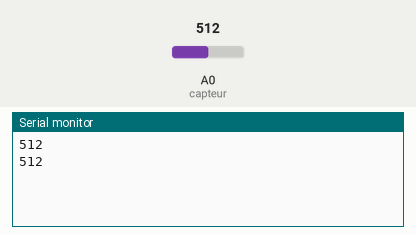
This sketch was run on a simulated Arduino Uno, built with avr-gcc and run on an emulated ATmega328P. On the bench: the last lines printed to the serial monitor. The inputs (shaded band) are chosen by the test bench; at power-on: A0 (capteur) = 512.

Above: at 1.8 s.
1.9 s: A0 (capteur) set to 716
At 2.5 s:
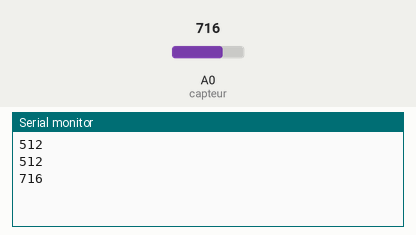
3.4 s: A0 (capteur) set to 900
At 4.8 s:
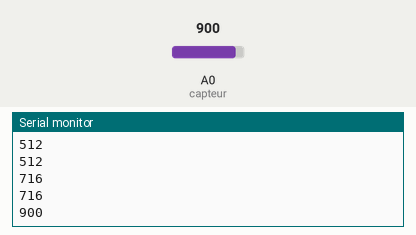
Timing chart, 0 to 6.4 s (numbered marks = the images above; inputs shaded):
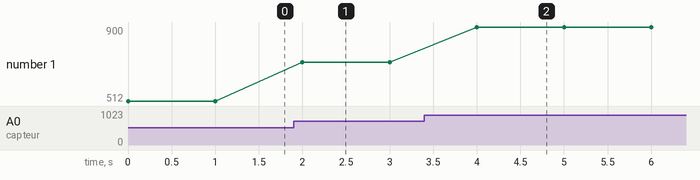

The sketch:

niv_eau-hygrometre.ino
```cpp
// Capteur de niveau d'eau ou hygromètre ???


int capteur =A0;// Le capteur est sur la pin A0
int val =0;// Variable de stockage de la valeur lue

void setup ()
{
Serial.begin (9600);// Démarrage de la liaison série
}

void loop ()
{
val = analogRead (capteur);// Lecture de la valeur du capteur
Serial.println (val);// Affichage de la valeur  Valeur = 660 dans air et varie dans eau selon profondeur (325 au max profondeur)
delay (1000);// Attendre 1s avant la prochaine lecture
}
```

Measured:
- after the input at 1.9 s, the serial monitor: prints a new line after 0.10 s (image 1)
- after the input at 3.4 s, the serial monitor: prints a new line after 0.60 s (image 2)
- plotted number 1: 512 → 716 after the input at 1.9 s, 716 → 900 after the input at 3.4 s
